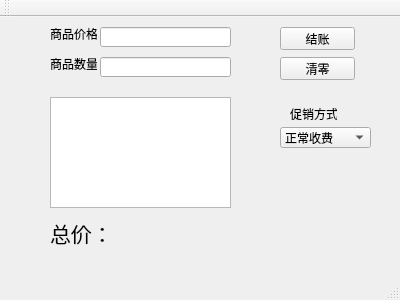
<?xml version="1.0" encoding="UTF-8"?>
<ui version="4.0">
 <class>MainWindow</class>
 <widget class="QMainWindow" name="MainWindow">
  <property name="geometry">
   <rect>
    <x>0</x>
    <y>0</y>
    <width>400</width>
    <height>300</height>
   </rect>
  </property>
  <property name="windowTitle">
   <string>MainWindow</string>
  </property>
  <widget class="QWidget" name="centralWidget">
   <widget class="QLabel" name="label">
    <property name="geometry">
     <rect>
      <x>50</x>
      <y>10</y>
      <width>47</width>
      <height>13</height>
     </rect>
    </property>
    <property name="text">
     <string>商品价格：</string>
    </property>
   </widget>
   <widget class="QLabel" name="label_2">
    <property name="geometry">
     <rect>
      <x>50</x>
      <y>40</y>
      <width>47</width>
      <height>13</height>
     </rect>
    </property>
    <property name="text">
     <string>商品数量：</string>
    </property>
   </widget>
   <widget class="QLineEdit" name="price_lineEdit">
    <property name="geometry">
     <rect>
      <x>100</x>
      <y>10</y>
      <width>131</width>
      <height>20</height>
     </rect>
    </property>
   </widget>
   <widget class="QLineEdit" name="num_lineEdit">
    <property name="geometry">
     <rect>
      <x>100</x>
      <y>40</y>
      <width>131</width>
      <height>20</height>
     </rect>
    </property>
   </widget>
   <widget class="QListWidget" name="listWidget">
    <property name="geometry">
     <rect>
      <x>50</x>
      <y>80</y>
      <width>181</width>
      <height>111</height>
     </rect>
    </property>
   </widget>
   <widget class="QLabel" name="label_TotalPrice">
    <property name="geometry">
     <rect>
      <x>50</x>
      <y>200</y>
      <width>181</width>
      <height>31</height>
     </rect>
    </property>
    <property name="font">
     <font>
      <pointsize>16</pointsize>
     </font>
    </property>
    <property name="text">
     <string>总价：</string>
    </property>
   </widget>
   <widget class="QPushButton" name="CashButton">
    <property name="geometry">
     <rect>
      <x>280</x>
      <y>10</y>
      <width>75</width>
      <height>23</height>
     </rect>
    </property>
    <property name="text">
     <string>结账</string>
    </property>
   </widget>
   <widget class="QPushButton" name="ZeroButton">
    <property name="geometry">
     <rect>
      <x>280</x>
      <y>40</y>
      <width>75</width>
      <height>23</height>
     </rect>
    </property>
    <property name="text">
     <string>清零</string>
    </property>
   </widget>
   <widget class="QLabel" name="label_3">
    <property name="geometry">
     <rect>
      <x>290</x>
      <y>90</y>
      <width>47</width>
      <height>13</height>
     </rect>
    </property>
    <property name="text">
     <string>促销方式：</string>
    </property>
   </widget>
   <widget class="QComboBox" name="comboBox">
    <property name="geometry">
     <rect>
      <x>280</x>
      <y>110</y>
      <width>91</width>
      <height>21</height>
     </rect>
    </property>
    <item>
     <property name="text">
      <string>正常收费</string>
     </property>
    </item>
    <item>
     <property name="text">
      <string>8.8折</string>
     </property>
    </item>
    <item>
     <property name="text">
      <string>满300减100</string>
     </property>
    </item>
   </widget>
  </widget>
  <widget class="QMenuBar" name="menuBar">
   <property name="geometry">
    <rect>
     <x>0</x>
     <y>0</y>
     <width>400</width>
     <height>23</height>
    </rect>
   </property>
  </widget>
  <widget class="QToolBar" name="mainToolBar">
   <attribute name="toolBarArea">
    <enum>TopToolBarArea</enum>
   </attribute>
   <attribute name="toolBarBreak">
    <bool>false</bool>
   </attribute>
  </widget>
  <widget class="QStatusBar" name="statusBar"/>
 </widget>
 <layoutdefault spacing="6" margin="11"/>
 <resources/>
 <connections/>
</ui>
